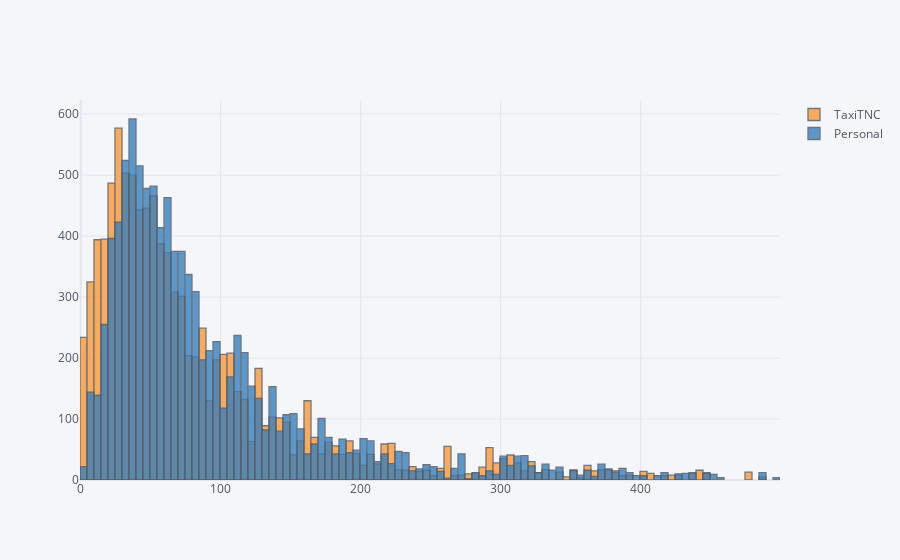

The code cell stored with this chart in its notebook:
### Code cell
dwell_time = pd.read_csv("Dwell_Distributions.csv")
demand = pd.read_csv("../Example_Files/athena_sumo_v1.csv")
selected = pd.read_csv("selected_demand.csv",)
dwell_time.iplot(kind="hist")

### Figure 1 — Plotly figure (JSON) as saved in the notebook; plotly's stock layout.template omitted (floating-point values rounded to 4 significant figures; data arrays with more than 128 entries replaced by an {"elided": "..."} marker saying what was removed)
{"data": [{"histfunc": "count", "histnorm": "", "marker": {"color": "rgba(255, 153, 51, 1.0)", "line": {"color": "#4D5663", "width": 1.3}}, "name": "TaxiTNC", "opacity": 0.8, "orientation": "v", "type": "histogram", "x": {"elided": "10000 int values"}}, {"histfunc": "count", "histnorm": "", "marker": {"color": "rgba(55, 128, 191, 1.0)", "line": {"color": "#4D5663", "width": 1.3}}, "name": "Personal", "opacity": 0.8, "orientation": "v", "type": "histogram", "x": {"elided": "10000 int values"}}], "layout": {"barmode": "overlay", "legend": {"bgcolor": "#F5F6F9", "font": {"color": "#4D5663"}}, "paper_bgcolor": "#F5F6F9", "plot_bgcolor": "#F5F6F9", "title": {"font": {"color": "#4D5663"}}, "xaxis": {"gridcolor": "#E1E5ED", "showgrid": true, "tickfont": {"color": "#4D5663"}, "title": {"font": {"color": "#4D5663"}, "text": ""}, "zerolinecolor": "#E1E5ED"}, "yaxis": {"gridcolor": "#E1E5ED", "showgrid": true, "tickfont": {"color": "#4D5663"}, "title": {"font": {"color": "#4D5663"}, "text": ""}, "zerolinecolor": "#E1E5ED"}}}
